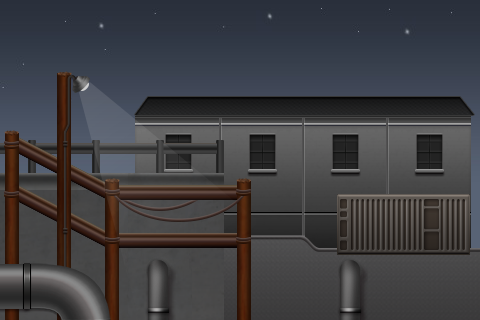

A level layout from a 2D game, rendered from its tile map. Below: a short description, then the map file with tile-grid data replaced by summaries:
An orthogonal 30x20 tile map with 16x16 px tiles, 8 tile layers (sky, house, floor, wall, ...), 8 tilesets and 4 objects.

<map version="1.0" orientation="orthogonal" width="30" height="20" tilewidth="16" tileheight="16">
 <tileset firstgid="1" name="sky" tilewidth="480" tileheight="320">
  <image source="sky.png" width="1440" height="320" />
 </tileset>
 <tileset firstgid="4" name="floor" tilewidth="144" tileheight="192" spacing="2">
  <tileoffset x="1" y="0" />
  <image source="floor.png" width="878" height="192" />
 </tileset>
 <tileset firstgid="10" name="wooden_ladder" tilewidth="256" tileheight="256" spacing="1">
  <image source="wooden_ladder.png" width="1029" height="256" />
 </tileset>
 <tileset firstgid="14" name="concrete_wall" tilewidth="64" tileheight="192">
  <image source="concrete_wall.png" width="192" height="192" />
 </tileset>
 <tileset firstgid="17" name="house" tilewidth="352" tileheight="176" spacing="2">
  <image source="house.png" width="1060" height="176" />
 </tileset>
 <tileset firstgid="20" name="cloud" tilewidth="192" tileheight="72" spacing="2">
  <image source="cloud.png" width="1159" height="72" />
 </tileset>
 <tileset firstgid="25" name="pipe2" tilewidth="32" tileheight="160">
  <image source="pipe2.png" width="134" height="160" />
 </tileset>
 <tileset firstgid="29" name="pipe" tilewidth="112" tileheight="64" spacing="2">
  <image source="pipe.png" width="910" height="64" />
 </tileset>
 <layer name="sky" width="30" height="20">
  <data>[600 cells, 1 non-empty, 1 distinct tile ids]</data>
 </layer>
 <layer name="house" width="30" height="20">
  <data>[600 cells, 1 non-empty, 1 distinct tile ids]</data>
 </layer>
 <layer name="floor" width="30" height="20">
  <data>[600 cells, 3 non-empty, 3 distinct tile ids]</data>
 </layer>
 <layer name="wall" width="30" height="20">
  <data>[600 cells, 4 non-empty, 2 distinct tile ids]</data>
 </layer>
 <layer name="wooden" width="30" height="20">
  <data>[600 cells, 1 non-empty, 1 distinct tile ids]</data>
 </layer>
 <layer name="cloud" width="30" height="20">
  <data>[600 cells, 1 non-empty, 1 distinct tile ids]</data>
 </layer>
 <layer name="pipe" width="30" height="20">
  <data>[600 cells, 2 non-empty, 1 distinct tile ids]</data>
 </layer>
 <layer name="pipe1" width="30" height="20">
  <data>[600 cells, 1 non-empty, 1 distinct tile ids]</data>
 </layer>
 <objectgroup name="object" width="30" height="20">
  <object x="336" y="196" width="133" height="54" />
  <object x="2" y="179" width="221" height="139" />
  <object x="225" y="239" width="93" height="80" />
  <object x="324" y="254" width="155" height="64" />
 </objectgroup>
</map>
